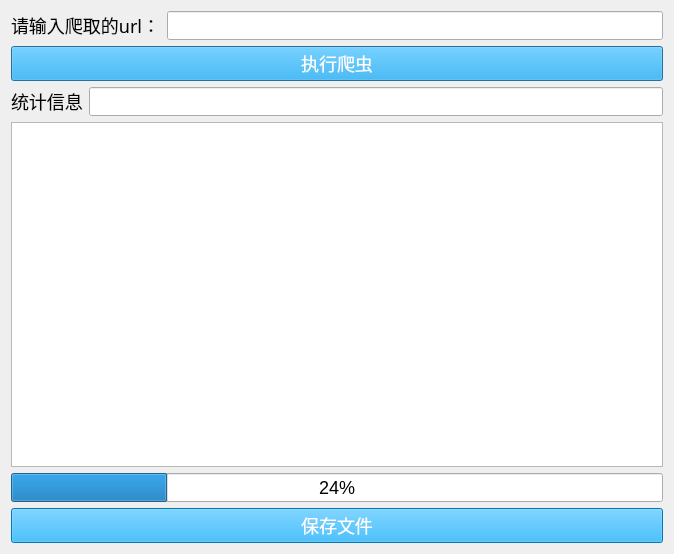
<?xml version="1.0" encoding="UTF-8"?>
<ui version="4.0">
 <class>scarpy</class>
 <widget class="QDialog" name="scarpy">
  <property name="geometry">
   <rect>
    <x>0</x>
    <y>0</y>
    <width>674</width>
    <height>554</height>
   </rect>
  </property>
  <property name="windowTitle">
   <string>小说爬取器</string>
  </property>
  <property name="styleSheet">
   <string notr="true">* {
	font-size:18px;
}
QPushButton{
	color:rgb(255, 255, 255);
	background-color:rgb(0, 170, 255);
}</string>
  </property>
  <layout class="QVBoxLayout" name="verticalLayout">
   <item>
    <layout class="QHBoxLayout" name="horizontalLayout">
     <item>
      <widget class="QLabel" name="label">
       <property name="font">
        <font>
         <family>微软雅黑</family>
         <pointsize>-1</pointsize>
        </font>
       </property>
       <property name="contextMenuPolicy">
        <enum>Qt::NoContextMenu</enum>
       </property>
       <property name="text">
        <string>请输入爬取的url：</string>
       </property>
      </widget>
     </item>
     <item>
      <widget class="QLineEdit" name="lineEdit_url"/>
     </item>
    </layout>
   </item>
   <item>
    <widget class="QPushButton" name="pushButton">
     <property name="text">
      <string>执行爬虫</string>
     </property>
    </widget>
   </item>
   <item>
    <layout class="QHBoxLayout" name="horizontalLayout_2">
     <item>
      <widget class="QLabel" name="label_2">
       <property name="text">
        <string>统计信息</string>
       </property>
      </widget>
     </item>
     <item>
      <widget class="QLineEdit" name="lineEdit_num"/>
     </item>
    </layout>
   </item>
   <item>
    <widget class="QListWidget" name="listWidget"/>
   </item>
   <item>
    <widget class="QProgressBar" name="progressBar">
     <property name="value">
      <number>24</number>
     </property>
    </widget>
   </item>
   <item>
    <widget class="QPushButton" name="pushButton_save">
     <property name="text">
      <string>保存文件</string>
     </property>
    </widget>
   </item>
  </layout>
 </widget>
 <resources/>
 <connections/>
</ui>
